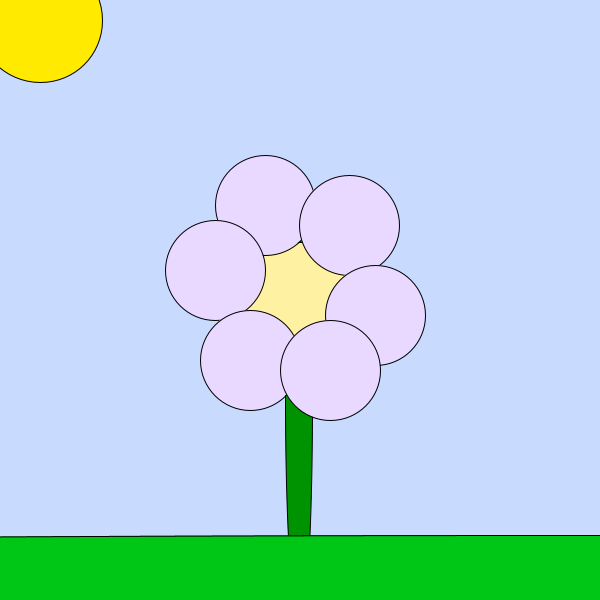
Frame 1 (no input)
Frame 60 (the mouse pressed at the canvas centre just before this capture): identical to frame 1, image omitted
Frame 120 (the mouse held since frame 60 and released just before this capture): identical to frame 1, image omitted

The Processing sketch that drew this single still picture (run headless with seeded random() and noise(); from frame 60 on, the mouse is pressed at the canvas centre):

// Processing sketch: c_LogicalDot
// ── c_LogicalDot.pde

void setup() {
  
// 1. Set the size of the sketch. Make it 600 pixels square. 
  size(600,600);


}

void draw() {
  
// 2. Draw an ellipse
// Run the program to make sure it works before moving on.
background(#C9DAFF);
fill(#009301);
ellipse(299,400, 27,450);
fill(#FFF1A2);
ellipse(300,300, 115,115);
fill(#E9D8FF);
ellipse(265,205, 100,100);
ellipse(215,270, 100,100);
ellipse(250,360, 100,100);
ellipse(349,225, 100,100);
ellipse(375,315, 100,100);
ellipse(330,370, 100,100);
fill(#FFEA00);
ellipse(40,20, 125,125);
fill(#00C615);
ellipse(570,570, 4000,70);
// 3. Change the color of the ellipse when the mouse is pressed.
//    Use the following code, but put your colors where indicated
//    Remember to use the   fill()  command to set colors.

if (mousePressed) {
 
   //  put one color here 
  
} else {
  
   // put a different color here
  
}  
  
  
  
}
